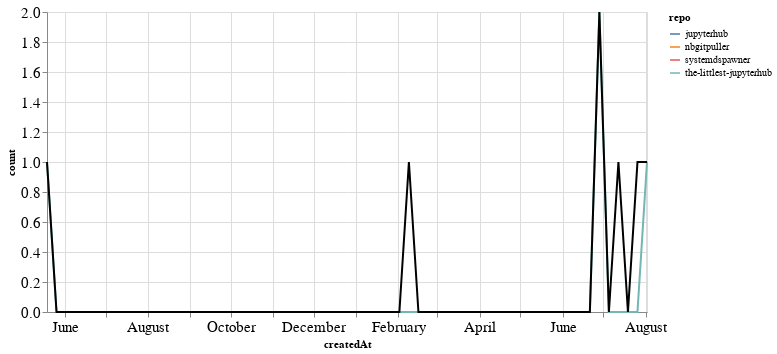

The cell this chart's notebook holds for it:
### Markdown cell above
## PRs

### Code cell
prs_time = prs.groupby('repo').resample('W', on='createdAt').count()['author'].reset_index()
prs_time = prs_time.rename(columns={'author': 'count'})
prs_time_total = prs_time.groupby('createdAt').agg({"count": "sum"}).reset_index()

ch1 = alt.Chart(prs_time, width=600).mark_line().encode(
    x='createdAt',
    y='count',
    color='repo',
    tooltip="repo"
)

ch2 = alt.Chart(prs_time_total, width=600).mark_line(color="black").encode(
    x='createdAt',
    y='count',
)

ch1 + ch2

### Figure 1 — Vega-Lite specification as saved in the notebook (floating-point values rounded to 4 significant figures)
{"config": {"axisLeft": {"labelFontSize": 15}, "axisBottom": {"labelFontSize": 15}}, "layer": [{"data": {"name": "data-4ec8217a3b8c5d792ea987544d16967a"}, "mark": "line", "encoding": {"color": {"type": "nominal", "field": "repo"}, "tooltip": {"type": "nominal", "field": "repo"}, "x": {"type": "temporal", "field": "createdAt"}, "y": {"type": "quantitative", "field": "count"}}, "width": 600}, {"data": {"name": "data-86dc7d50e390dd89b3fc474c71e84719"}, "mark": {"type": "line", "color": "black"}, "encoding": {"x": {"type": "temporal", "field": "createdAt"}, "y": {"type": "quantitative", "field": "count"}}, "width": 600}], "$schema": "https://vega.github.io/schema/vega-lite/v4.8.1.json", "datasets": {"data-4ec8217a3b8c5d792ea987544d16967a": [{"repo": "jupyterhub", "createdAt": "2020-07-12T00:00:00", "count": 1}, {"repo": "nbgitpuller", "createdAt": "2020-02-09T00:00:00", "count": 1}, {"repo": "systemdspawner", "createdAt": "2020-07-26T00:00:00", "count": 1}, {"repo": "the-littlest-jupyterhub", "createdAt": "2019-05-19T00:00:00", "count": 1}, {"repo": "the-littlest-jupyterhub", "createdAt": "2019-05-26T00:00:00", "count": 0}, {"repo": "the-littlest-jupyterhub", "createdAt": "2019-06-02T00:00:00", "count": 0}, {"repo": "the-littlest-jupyterhub", "createdAt": "2019-06-09T00:00:00", "count": 0}, {"repo": "the-littlest-jupyterhub", "createdAt": "2019-06-16T00:00:00", "count": 0}, {"repo": "the-littlest-jupyterhub", "createdAt": "2019-06-23T00:00:00", "count": 0}, {"repo": "the-littlest-jupyterhub", "createdAt": "2019-06-30T00:00:00", "count": 0}, {"repo": "the-littlest-jupyterhub", "createdAt": "2019-07-07T00:00:00", "count": 0}, {"repo": "the-littlest-jupyterhub", "createdAt": "2019-07-14T00:00:00", "count": 0}, {"repo": "the-littlest-jupyterhub", "createdAt": "2019-07-21T00:00:00", "count": 0}, {"repo": "the-littlest-jupyterhub", "createdAt": "2019-07-28T00:00:00", "count": 0}, {"repo": "the-littlest-jupyterhub", "createdAt": "2019-08-04T00:00:00", "count": 0}, {"repo": "the-littlest-jupyterhub", "createdAt": "2019-08-11T00:00:00", "count": 0}, {"repo": "the-littlest-jupyterhub", "createdAt": "2019-08-18T00:00:00", "count": 0}, {"repo": "the-littlest-jupyterhub", "createdAt": "2019-08-25T00:00:00", "count": 0}, {"repo": "the-littlest-jupyterhub", "createdAt": "2019-09-01T00:00:00", "count": 0}, {"repo": "the-littlest-jupyterhub", "createdAt": "2019-09-08T00:00:00", "count": 0}, {"repo": "the-littlest-jupyterhub", "createdAt": "2019-09-15T00:00:00", "count": 0}, {"repo": "the-littlest-jupyterhub", "createdAt": "2019-09-22T00:00:00", "count": 0}, {"repo": "the-littlest-jupyterhub", "createdAt": "2019-09-29T00:00:00", "count": 0}, {"repo": "the-littlest-jupyterhub", "createdAt": "2019-10-06T00:00:00", "count": 0}, {"repo": "the-littlest-jupyterhub", "createdAt": "2019-10-13T00:00:00", "count": 0}, {"repo": "the-littlest-jupyterhub", "createdAt": "2019-10-20T00:00:00", "count": 0}, {"repo": "the-littlest-jupyterhub", "createdAt": "2019-10-27T00:00:00", "count": 0}, {"repo": "the-littlest-jupyterhub", "createdAt": "2019-11-03T00:00:00", "count": 0}, {"repo": "the-littlest-jupyterhub", "createdAt": "2019-11-10T00:00:00", "count": 0}, {"repo": "the-littlest-jupyterhub", "createdAt": "2019-11-17T00:00:00", "count": 0}, {"repo": "the-littlest-jupyterhub", "createdAt": "2019-11-24T00:00:00", "count": 0}, {"repo": "the-littlest-jupyterhub", "createdAt": "2019-12-01T00:00:00", "count": 0}, {"repo": "the-littlest-jupyterhub", "createdAt": "2019-12-08T00:00:00", "count": 0}, {"repo": "the-littlest-jupyterhub", "createdAt": "2019-12-15T00:00:00", "count": 0}, {"repo": "the-littlest-jupyterhub", "createdAt": "2019-12-22T00:00:00", "count": 0}, {"repo": "the-littlest-jupyterhub", "createdAt": "2019-12-29T00:00:00", "count": 0}, {"repo": "the-littlest-jupyterhub", "createdAt": "2020-01-05T00:00:00", "count": 0}, {"repo": "the-littlest-jupyterhub", "createdAt": "2020-01-12T00:00:00", "count": 0}, {"repo": "the-littlest-jupyterhub", "createdAt": "2020-01-19T00:00:00", "count": 0}, {"repo": "the-littlest-jupyterhub", "createdAt": "2020-01-26T00:00:00", "count": 0}, {"repo": "the-littlest-jupyterhub", "createdAt": "2020-02-02T00:00:00", "count": 0}, {"repo": "the-littlest-jupyterhub", "createdAt": "2020-02-09T00:00:00", "count": 0}, {"repo": "the-littlest-jupyterhub", "createdAt": "2020-02-16T00:00:00", "count": 0}, {"repo": "the-littlest-jupyterhub", "createdAt": "2020-02-23T00:00:00", "count": 0}, {"repo": "the-littlest-jupyterhub", "createdAt": "2020-03-01T00:00:00", "count": 0}, {"repo": "the-littlest-jupyterhub", "createdAt": "2020-03-08T00:00:00", "count": 0}, {"repo": "the-littlest-jupyterhub", "createdAt": "2020-03-15T00:00:00", "count": 0}, {"repo": "the-littlest-jupyterhub", "createdAt": "2020-03-22T00:00:00", "count": 0}, {"repo": "the-littlest-jupyterhub", "createdAt": "2020-03-29T00:00:00", "count": 0}, {"repo": "the-littlest-jupyterhub", "createdAt": "2020-04-05T00:00:00", "count": 0}, {"repo": "the-littlest-jupyterhub", "createdAt": "2020-04-12T00:00:00", "count": 0}, {"repo": "the-littlest-jupyterhub", "createdAt": "2020-04-19T00:00:00", "count": 0}, {"repo": "the-littlest-jupyterhub", "createdAt": "2020-04-26T00:00:00", "count": 0}, {"repo": "the-littlest-jupyterhub", "createdAt": "2020-05-03T00:00:00", "count": 0}, {"repo": "the-littlest-jupyterhub", "createdAt": "2020-05-10T00:00:00", "count": 0}, {"repo": "the-littlest-jupyterhub", "createdAt": "2020-05-17T00:00:00", "count": 0}, {"repo": "the-littlest-jupyterhub", "createdAt": "2020-05-24T00:00:00", "count": 0}, {"repo": "the-littlest-jupyterhub", "createdAt": "2020-05-31T00:00:00", "count": 0}, {"repo": "the-littlest-jupyterhub", "createdAt": "2020-06-07T00:00:00", "count": 0}, {"repo": "the-littlest-jupyterhub", "createdAt": "2020-06-14T00:00:00", "count": 0}, {"repo": "the-littlest-jupyterhub", "createdAt": "2020-06-21T00:00:00", "count": 0}, {"repo": "the-littlest-jupyterhub", "createdAt": "2020-06-28T00:00:00", "count": 2}, {"repo": "the-littlest-jupyterhub", "createdAt": "2020-07-05T00:00:00", "count": 0}, {"repo": "the-littlest-jupyterhub", "createdAt": "2020-07-12T00:00:00", "count": 0}, {"repo": "the-littlest-jupyterhub", "createdAt": "2020-07-19T00:00:00", "count": 0}, {"repo": "the-littlest-jupyterhub", "createdAt": "2020-07-26T00:00:00", "count": 0}, {"repo": "the-littlest-jupyterhub", "createdAt": "2020-08-02T00:00:00", "count": 1}], "data-86dc7d50e390dd89b3fc474c71e84719": [{"createdAt": "2019-05-19T00:00:00", "count": 1}, {"createdAt": "2019-05-26T00:00:00", "count": 0}, {"createdAt": "2019-06-02T00:00:00", "count": 0}, {"createdAt": "2019-06-09T00:00:00", "count": 0}, {"createdAt": "2019-06-16T00:00:00", "count": 0}, {"createdAt": "2019-06-23T00:00:00", "count": 0}, {"createdAt": "2019-06-30T00:00:00", "count": 0}, {"createdAt": "2019-07-07T00:00:00", "count": 0}, {"createdAt": "2019-07-14T00:00:00", "count": 0}, {"createdAt": "2019-07-21T00:00:00", "count": 0}, {"createdAt": "2019-07-28T00:00:00", "count": 0}, {"createdAt": "2019-08-04T00:00:00", "count": 0}, {"createdAt": "2019-08-11T00:00:00", "count": 0}, {"createdAt": "2019-08-18T00:00:00", "count": 0}, {"createdAt": "2019-08-25T00:00:00", "count": 0}, {"createdAt": "2019-09-01T00:00:00", "count": 0}, {"createdAt": "2019-09-08T00:00:00", "count": 0}, {"createdAt": "2019-09-15T00:00:00", "count": 0}, {"createdAt": "2019-09-22T00:00:00", "count": 0}, {"createdAt": "2019-09-29T00:00:00", "count": 0}, {"createdAt": "2019-10-06T00:00:00", "count": 0}, {"createdAt": "2019-10-13T00:00:00", "count": 0}, {"createdAt": "2019-10-20T00:00:00", "count": 0}, {"createdAt": "2019-10-27T00:00:00", "count": 0}, {"createdAt": "2019-11-03T00:00:00", "count": 0}, {"createdAt": "2019-11-10T00:00:00", "count": 0}, {"createdAt": "2019-11-17T00:00:00", "count": 0}, {"createdAt": "2019-11-24T00:00:00", "count": 0}, {"createdAt": "2019-12-01T00:00:00", "count": 0}, {"createdAt": "2019-12-08T00:00:00", "count": 0}, {"createdAt": "2019-12-15T00:00:00", "count": 0}, {"createdAt": "2019-12-22T00:00:00", "count": 0}, {"createdAt": "2019-12-29T00:00:00", "count": 0}, {"createdAt": "2020-01-05T00:00:00", "count": 0}, {"createdAt": "2020-01-12T00:00:00", "count": 0}, {"createdAt": "2020-01-19T00:00:00", "count": 0}, {"createdAt": "2020-01-26T00:00:00", "count": 0}, {"createdAt": "2020-02-02T00:00:00", "count": 0}, {"createdAt": "2020-02-09T00:00:00", "count": 1}, {"createdAt": "2020-02-16T00:00:00", "count": 0}, {"createdAt": "2020-02-23T00:00:00", "count": 0}, {"createdAt": "2020-03-01T00:00:00", "count": 0}, {"createdAt": "2020-03-08T00:00:00", "count": 0}, {"createdAt": "2020-03-15T00:00:00", "count": 0}, {"createdAt": "2020-03-22T00:00:00", "count": 0}, {"createdAt": "2020-03-29T00:00:00", "count": 0}, {"createdAt": "2020-04-05T00:00:00", "count": 0}, {"createdAt": "2020-04-12T00:00:00", "count": 0}, {"createdAt": "2020-04-19T00:00:00", "count": 0}, {"createdAt": "2020-04-26T00:00:00", "count": 0}, {"createdAt": "2020-05-03T00:00:00", "count": 0}, {"createdAt": "2020-05-10T00:00:00", "count": 0}, {"createdAt": "2020-05-17T00:00:00", "count": 0}, {"createdAt": "2020-05-24T00:00:00", "count": 0}, {"createdAt": "2020-05-31T00:00:00", "count": 0}, {"createdAt": "2020-06-07T00:00:00", "count": 0}, {"createdAt": "2020-06-14T00:00:00", "count": 0}, {"createdAt": "2020-06-21T00:00:00", "count": 0}, {"createdAt": "2020-06-28T00:00:00", "count": 2}, {"createdAt": "2020-07-05T00:00:00", "count": 0}, {"createdAt": "2020-07-12T00:00:00", "count": 1}, {"createdAt": "2020-07-19T00:00:00", "count": 0}, {"createdAt": "2020-07-26T00:00:00", "count": 1}, {"createdAt": "2020-08-02T00:00:00", "count": 1}]}}
